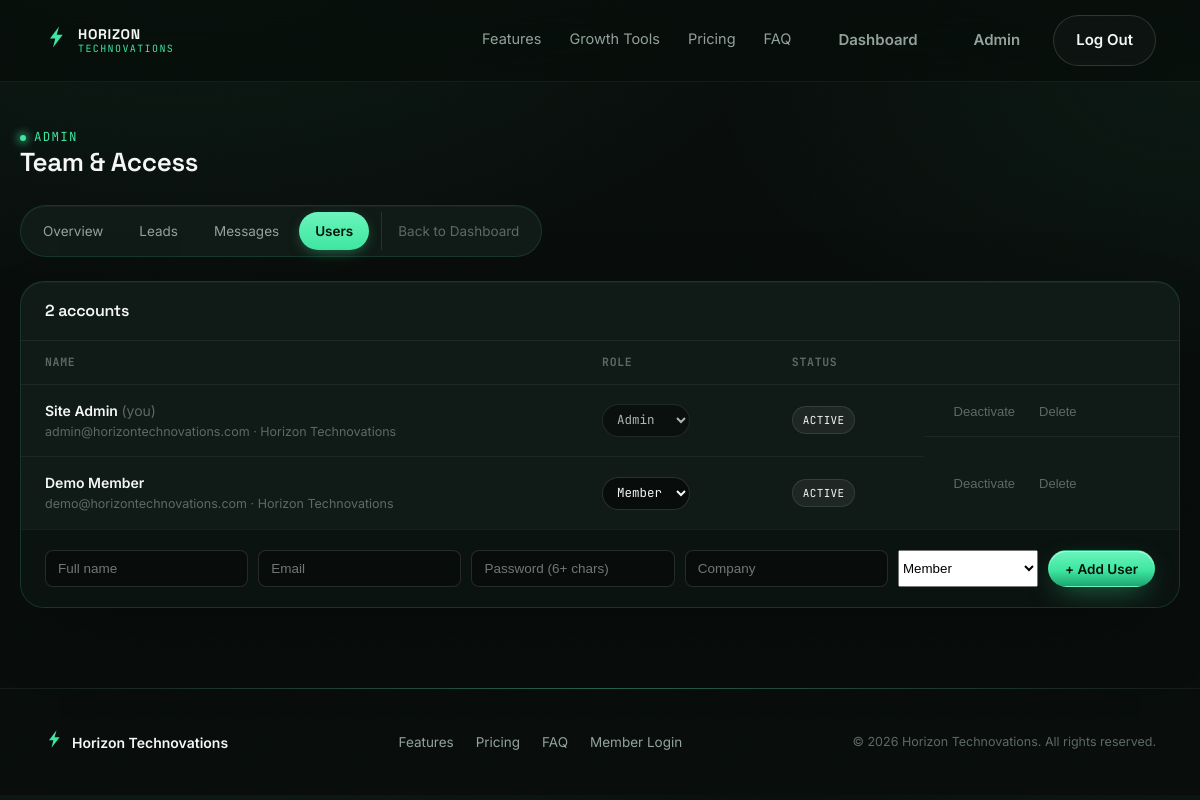
The app's page /admin/users (signed in) with its own data.
### tables this page shows
CREATE TABLE users (
            id INTEGER PRIMARY KEY AUTOINCREMENT,
            name TEXT NOT NULL,
            email TEXT UNIQUE NOT NULL,
            password_hash TEXT NOT NULL,
            company TEXT,
            role TEXT NOT NULL DEFAULT 'member',
            is_active INTEGER NOT NULL DEFAULT 1,
            created_at TEXT NOT NULL
        );

### app.py (the view)
@app.route("/admin/users")
@admin_required
def admin_users():
    db = get_db()
    users = db.execute("SELECT * FROM users ORDER BY created_at DESC").fetchall()
    return render_template("admin/users.html", users=users)

### app.py (called while the page is built)
def get_db():
    if "db" not in g:
        g.db = sqlite3.connect(DB_PATH)
        g.db.row_factory = sqlite3.Row
        g.db.execute("PRAGMA foreign_keys = ON")
    return g.db

def admin_required(view):
    @wraps(view)
    def wrapped(*args, **kwargs):
        if not session.get("user_id"):
            flash("Please log in to continue.", "error")
            return redirect(url_for("login", next=request.path))
        if session.get("role") != "admin":
            flash("That page is only available to admins.", "error")
            return redirect(url_for("dashboard"))
        return view(*args, **kwargs)
    return wrapped

@app.context_processor
def inject_globals():
    return {
        "current_year": datetime.now(timezone.utc).year,
        "logged_in": bool(session.get("user_id")),
        "current_user_name": session.get("user_name"),
        "current_user_id": session.get("user_id"),
        "is_admin": session.get("role") == "admin",
    }

### templates/admin/users.html (shortened to what this page needs)
{% extends "base.html" %}
{% block content %}
<div class="container dash-shell">
  <div class="dash-header">
    <div>
      <span class="eyebrow">Admin</span>
      <h1>Team & Access</h1>
    </div>
  </div>
  {% include "admin/_nav.html" %}
  <div class="dash-panel" style="margin-top:24px;">
    <div class="dash-panel-head">
      <h3 style="margin:0; font-size:16px;">{{ users|length }} accounts</h3>
    </div>
    <table class="lead-table">
      <thead>
        <tr>
          <th>Name</th>
          <th>Role</th>
          <th>Status</th>
          <th></th>
        </tr>
      </thead>
      <tbody>
        {% for u in users %}
        <tr>
          <td>
            <div class="lead-name">{{ u.name }}{% if u.id == current_user_id %} <span style="color:var(--text-faint); font-weight:400;">(you)</span>{% endif %}</div>
            <div class="lead-sub">{{ u.email }}{% if u.company %} · {{ u.company }}{% endif %}</div>
          </td>
          <td>
            <form method="post" action="{{ url_for('admin_user_role', user_id=u.id) }}">
              <select class="stage-select" name="role" onchange="this.form.submit()" {% if u.id == current_user_id %}disabled{% endif %}>
                <option value="member" {% if u.role == 'member' %}selected{% endif %}>Member</option>
                <option value="admin" {% if u.role == 'admin' %}selected{% endif %}>Admin</option>
              </select>
            </form>
          </td>
          <td>
            <span class="status-badge {% if u.is_active %}status-read{% else %}status-archived{% endif %}">
              {{ "Active" if u.is_active else "Deactivated" }}
            </span>
          </td>
          <td class="row-actions">
            <form method="post" action="{{ url_for('admin_user_toggle_active', user_id=u.id) }}" style="display:inline;">
              <button class="icon-btn" type="submit" {% if u.id == current_user_id %}disabled{% endif %}>
                {{ "Deactivate" if u.is_active else "Reactivate" }}
              </button>
            </form>
            <form method="post" action="{{ url_for('admin_user_delete', user_id=u.id) }}" onsubmit="return confirm('Delete this account permanently?');" style="display:inline;">
              <button class="icon-btn" type="submit" {% if u.id == current_user_id %}disabled{% endif %}>Delete</button>
            </form>
          </td>
        </tr>
        {% endfor %}
      </tbody>
    </table>
    <form class="add-opp-form" method="post" action="{{ url_for('admin_user_add') }}" style="grid-template-columns: repeat(4, 1fr) 140px auto;">
      <input name="name" placeholder="Full name" required>
      <input name="email" type="email" placeholder="Email" required>
      <input name="password" type="password" placeholder="Password (6+ chars)" required minlength="6">
      <input name="company" placeholder="Company">
      <select name="role">
        <option value="member">Member</option>
      </select>
      <button class="btn btn-primary btn-sm" type="submit">+ Add User</button>
    </form>
  </div>
</div>
{% endblock %}

### records on screen
users: name "Site Admin", shows "(you)", email "admin@horizontechnovations.com", company "Horizon Technovations", role "Admin", is_active "ACTIVE", is_active "Deactivate"
users: name "Demo Member", email "demo@horizontechnovations.com", company "Horizon Technovations", role "Member", is_active "ACTIVE", is_active "Deactivate"

### other values on screen
{{ users|length }} "2"
